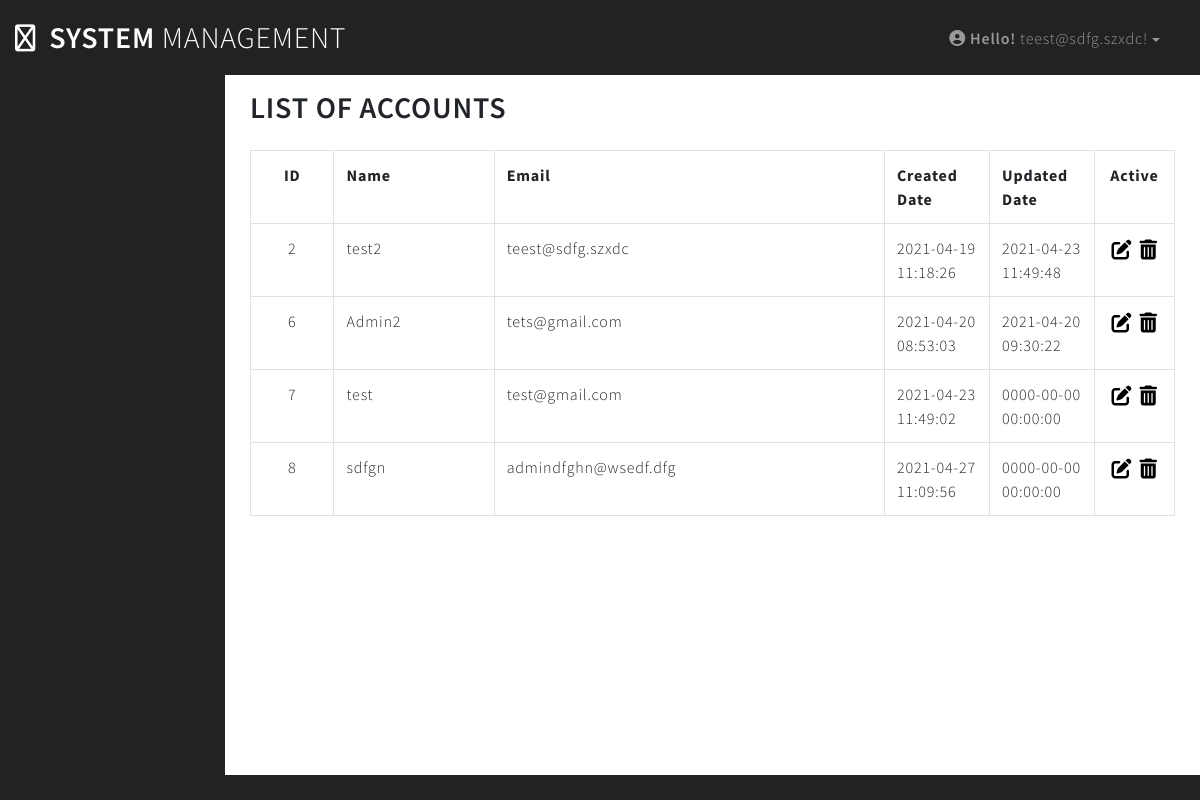
The app's page /admin/index.php?controller=users&act=list (signed in) with its own data.
### tables this page shows
CREATE TABLE `user` (
  `id` int(11) NOT NULL COMMENT 'ID',
  `name` varchar(50) NOT NULL COMMENT 'Name',
  `email` varchar(50) NOT NULL COMMENT 'Email',
  `created_date` datetime NOT NULL COMMENT 'Created Date',
  `updated_date` datetime NOT NULL COMMENT 'Updated Date',
  `password` text NOT NULL COMMENT 'Password'
);

### admin/model/model_users.php (called while the page is built, shortened)
<?php
	class model_users extends model {
		protected $db;
		public function __construct(){
			$this->db = new model();
			$this->db->connect();
 		}
	    public function users(){
			$sql = "SELECT * FROM user";
			$result = $this->db->conn->query($sql);
			$list = array();
			while($data = $result->fetch_array()) {
				$list[] = $data;
			}
			return $list;
		}
	}
?>

### admin/model/model.php (called while the page is built, shortened)
<?php
	class model {
		private $server = 'localhost';
		private $dbName = 'training_php4_db';
		private $user = 'root';
		private $password = '';
		public function connect(){
			$this->conn = new mysqli($this->server, $this->user, $this->password, $this->dbName);
		}
	}
 ?>

### admin/view/users/list.php (the view)
<div class="panel panel-default">
  <div class="panel-heading">List of accounts</div>
  <div class="panel-body">
    <a href="index.php?controller=users&act=add" class="add"><i class="fal fa-plus-square"></i> Add New</a>
    <div class="table-responsive">
      <table class="table table-hover table-bordered">
        <tr>
          <th class="text-center">ID</th>
          <th>Name</th>
          <th>Email</th>
          <th style="width: 105px;">Created Date</th>
          <th style="width: 105px;">Updated Date</th>
          <th class="text-center">Active</th>
        </tr>
        <?php $stt=0;foreach($arrs as $arr){$stt++; ?>
          <tr>
            <td class="text-center"><?php echo $arr["id"]; ?></td>
            <td><?php echo $arr["name"]; ?></td>
            <td><?php echo $arr["email"]; ?></td>
            <td><?php echo $arr["created_date"]; ?></td>
            <td><?php echo $arr["updated_date"]; ?></td>
            <td class="text-center">
            <a href="index.php?controller=users&act=list&do=edit&id=<?php echo $arr["id"]; ?>" class="btn btn-success edit"><i class="fas fa-edit"></i>Edit</a>
            <a href="index.php?controller=users&act=list&do=del&id=<?php echo $arr["id"]; ?>" class="btn btn-danger delete"><i class="fas fa-trash-alt"></i>Delete</a>
          </td>
        </tr>
        <?php } ?>
      </table>
    </div>
  </div>
</div>

### admin/index.php (shortened to what this page needs)
<?php
	include "model/model.php";
?>
<?php
	if(isset($_GET["page"]))
		if($_GET["page"]=="register"){
			include "controller/controller_register.php";
			ob_end_flush();
		}
		else {
			include "controller/controller_login.php";
			ob_end_flush();
		}
	else
		include "controller/controller_login.php";
?>

### admin/controller/controller_login.php (shortened to what this page needs)
<?php
	class controller_login extends controller {
		public function __construct(){
			if(!isset($_SESSION["loged"])||$_SESSION["loged"]=="")
					include "view/login/login.php";
				else
					include "view/layout/layout.php";
		}
	}
	new controller_login();
?>

### admin/view/layout/layout.php (shortened to what this page needs)
<!DOCTYPE html>
<html>
    <head>
        <link rel="stylesheet" href="../vendor/css/bootstrap.min.css">
        <link rel="stylesheet" href="../assets/custom.css">
        <link rel="stylesheet" href="../vendor/fontawesome/css/all.css">
        <link rel="stylesheet" href="public/style.css">
    </head>
    <body>
        <div id="wrapper">
            <nav class="navbar navbar-inverse navbar-fixed-top" role="navigation">
                <div class="navbar-header">
                    <button type="button" class="navbar-toggle" data-toggle="collapse" data-target=".navbar-ex1-collapse">
                        <i class="far fa-bars"></i>
                    </button>
                    <a class="navbar-brand" href="index.php"><strong>SYSTEM</strong> MANAGEMENT</a>
                </div>
                <ul class="nav navbar-right top-nav">
                    <li class="dropdown">
                        <a href="#" class="dropdown-toggle" data-toggle="dropdown"><i class="fas fa-user-circle"></i> <strong>Hello!</strong> <?php if(isset($_SESSION["loged"])) echo $_SESSION["loged"]; ?>!<b class="caret"></b></a>
                    </li>
                </ul>
            </nav>
            <div id="page-wrapper">
                <div class="container-fluid">
                    <?php
                        if(isset($_GET["controller"])){
                            $pathof_controller="controller/controller_".$_GET["controller"].".php";
                            if(file_exists($pathof_controller))
                                include $pathof_controller;
                        }
                        else {
                            ?>
                            <h1>Welcome...</h1>
                            <p>Use the menu button at the top of the page to search for the category you want.</br>
                            <a href="index.php?controller=users&act=profile">My Account</a></p>
                            <?php
                        }
                    ?>
                </div>
            </div>
        </div>
    </body>
</html>

### admin/controller/controller_users.php (shortened to what this page needs)
<?php
	class controller_users extends controller {
		public function __construct(){
			require_once('model/model_users.php');
			$model_users = new model_users();
			$users = $model_users->users();
			if(isset($_GET["act"])){
				$act = $_GET["act"];
				if($act == "add")
					include "view/users/add.php";
				elseif($act == "list"){
					$arrs = $model_users->users();
					include "view/users/list.php";
				}
				elseif($act=="edit"){
					$id = $_GET["id"];
					$arr = $model_users->getUser($id);
					include "view/users/edit.php";
					if(isset($_POST["edit_user"]))
						$this->edit_user();
				}
				else
					echo "Error";
			}
		}
	}
	new controller_users();
?>

### assets/custom.css (style rules this page uses)
body { font-family: Source Sans Pro !important; font-size: 16px; font-weight: 300; letter-spacing: 0.05em; line-height: 1.5; margin-top: 0; }
b, strong { font-weight: 600; }
table { width: 100% !important; }
a.btn-danger { border-radius: 50px; color: #fff; background: #000; border: 0; padding: 8px 20px; text-transform: uppercase; font-weight: 600; margin-top: 5px; }
a.btn.btn-success { background: transparent; border: 0; border-radius: 0; padding: 0; text-transform: uppercase; font-weight: 600; color: #000; border-bottom: 1px solid #000; }

### admin/public/style.css (style rules this page uses)
body { margin-top: 100px; background-color: #222; }
@media (min-width:768px) { body { margin-top: 0; } }
#wrapper { padding-left: 0; }
#page-wrapper { width: 100%; min-height: 700px !important; padding: 0; background-color: #fff; }
@media (min-width:768px) { #wrapper { padding-left: 225px; } }
@media (min-width:768px) { #page-wrapper { padding: 10px; } }
.top-nav { padding: 0 15px; }
.top-nav>li { display: inline-block; float: left; }
.top-nav>li>a { padding-top: 15px; padding-bottom: 15px; line-height: 20px; color: #999; }
.navbar-brand { font-size: 30px; font-weight: 300; color: #fff; }
nav.navbar { padding: 10px 25px 10px 15px; width: calc(100% + 225px); margin-left: -225px; }
button.navbar-toggle { border: 0; background: #222; color: #fff; font-size: 27px; padding: 0 10px 0 0; cursor: pointer; }
.dropdown-toggle::after { vertical-align: middle; }
.panel-heading { font-size: 30px; font-weight: 600; text-transform: uppercase; margin-bottom: 20px; }
.panel-body { position: relative; }
a.add { position: absolute; top: -10px; right: -6px; transform: translateY(-100%); color: #000; font-size: 0; }
th.text-center:last-child { width: 80px; }
a.delete { background: transparent; color: #000; font-size: 0; padding: 0; margin: 0; width: 18px; }
a.delete>i { font-size: 20px; }
a.edit { border-bottom: 0 !important; background: transparent; color: #000; font-size: 0; padding: 0; margin: 0; }
a.edit>i { font-size: 20px; }
a.btn.btn-success { background: transparent; border: 0; border-radius: 0; padding: 0; text-transform: uppercase; font-weight: 600; color: #000; border-bottom: 1px solid #000; }
#page-wrapper { position: relative; }
.dropdown { position: relative; display: inline-block; }

### records on screen
user: id "2", name "test2", email "teest@sdfg.szxdc", created_date "2021-04-19 11:18:26", updated_date "2021-04-23 11:49:48"
user: id "6", name "Admin2", email "tets@gmail.com", created_date "2021-04-20 08:53:03", updated_date "2021-04-20 09:30:22"
user: id "7", name "test", email "test@gmail.com", created_date "2021-04-23 11:49:02", updated_date "0000-00-00 00:00:00"
user: id "8", name "sdfgn", email "admindfghn@wsedf.dfg", created_date "2021-04-27 11:09:56", updated_date "0000-00-00 00:00:00"

### other values on screen
$_SESSION["loged"] "teest@sdfg.szxdc"
